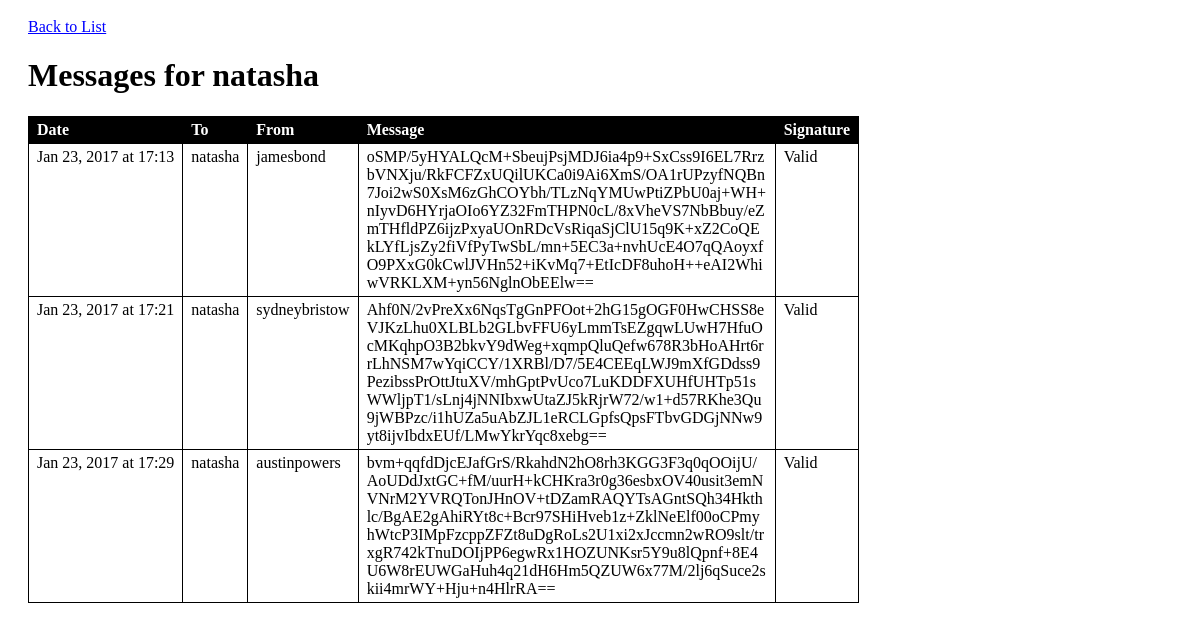
/apex/public/agents/messages.php?id=3, run on the app's committed database.
### tables this page shows
CREATE TABLE `agents` (
  `id` int(11) NOT NULL AUTO_INCREMENT,
  `codename` varchar(255) DEFAULT NULL,
  `public_key` text,
  `private_key` text,
  PRIMARY KEY (`id`)
);

CREATE TABLE `messages` (
  `id` int(11) NOT NULL AUTO_INCREMENT,
  `sender_id` int(11) DEFAULT NULL,
  `recipient_id` int(11) DEFAULT NULL,
  `cipher_text` text,
  `signature` text,
  `created_at` datetime DEFAULT NULL,
  PRIMARY KEY (`id`)
);

### apex/private/functions.php (called while the page is built, shortened)
<?php
  function h($string="") {
    return htmlspecialchars($string);
  }
  function url_for($script_path) {
    return DOC_ROOT . $script_path;
  }
?>

### apex/private/database.php (called while the page is built, shortened)
<?php
  function db_connect() {
    $connection = mysqli_connect(DB_SERVER, DB_USER, DB_PASS, DB_NAME);
    return $connection;
  }
  function db_query($connection, $sql) {
    $result_set = mysqli_query($connection, $sql);
    return $result_set;
  }
  function db_fetch_assoc($result_set) {
    return mysqli_fetch_assoc($result_set);
  }
  function db_escape($connection, $string) {
    return mysqli_real_escape_string($connection, $string);
  }
?>

### apex/private/query_functions.php (called while the page is built, shortened)
<?php
  function find_agent_by_id($id=0) {
    global $db;
    $sql = "SELECT * FROM agents ";
    $sql .= "WHERE id='" . h(db_escape(db_connect(),$id)) . "';";
    $result = db_query($db, $sql);
    return $result;
  }
  function find_messages_for($recipient_id) {
    global $db;
    $sql = "SELECT * FROM messages ";
    $sql .= "WHERE recipient_id = '" . db_escape($db, $recipient_id) . "' ";
    $sql .= "ORDER BY created_at ASC;";
    $result = db_query($db, $sql);
    return $result;
  }
?>

### apex/private/crypto_functions.php (called while the page is built, shortened)
<?php
function verify_signature($data, $signature, $public_key) {
  $raw_signature = base64_decode($signature);
  return openssl_verify($data, $raw_signature, $public_key);
  $modified_data = $data . "extra content";
  return openssl_verify($modified_data, $signature, $public_key);
}
?>

### apex/public/agents/messages.php (the view, shortened to what this page needs)
<?php
  require_once('../../private/initialize.php');
  $id = $_GET['id'];
  $agent_result = find_agent_by_id($id);
  $agent = db_fetch_assoc($agent_result);
  $message_result = find_messages_for($agent['id']);
?>
<!doctype html>
<html lang="en">
  <head>
    <link rel="stylesheet" media="all" href="<?php echo DOC_ROOT . '/includes/styles.css'; ?>" />
  </head>
  <body>
    <a href="<?php echo url_for('/agents/index.php') ?>">Back to List</a>
    <br/>
    <h1>Messages for <?php echo h($agent['codename']); ?></h1>
    <table>
      <tr>
        <th>Date</th>
        <th>To</th>
        <th>From</th>
        <th>Message</th>
        <th>Signature</th>
      </tr>
      <?php while($message = db_fetch_assoc($message_result)) { ?>
        <?php
          $created_at = strtotime($message['created_at']);
          $send_agent_result = find_agent_by_id($message['sender_id']);
          $send_agent = db_fetch_assoc($send_agent_result);
          $sender['codename'] = $send_agent['codename'];
          if($current_user['id'] == $agent['id'])
          {
            $message_text = pkey_decrypt($message['cipher_text'],$agent['private_key']);
          }else if($current_user['id'] != $agent['id']){
            $message_text = $message['cipher_text'];
          }
          $result = verify_signature($message['cipher_text'],
                                     $message['signature'],$send_agent['public_key']);
          $validity_text = $result === 1 ? 'Valid' : 'Not valid';
        ?>
        <tr>
          <td><?php echo h(strftime('%b %d, %Y at %H:%M', $created_at)); ?></td>
          <td><?php echo h($agent['codename']); ?></td>
          <td><?php echo h($sender['codename']); ?></td>
          <td class="message"><?php echo h($message_text); ?></td>
          <td class="message"><?php echo h($validity_text); ?></td>
        </tr>
      <?php } ?>
    </table>
  </body>
</html>

### apex/public/includes/styles.css (style rules this page uses)
body { padding: 10px 20px; }
a, a:visited { color: blue; }
table { border-collapse: collapse; min-width: 600px; }
table tr th { border: 1px solid black; color: white; background: black; text-align: left; padding: 0.25em 0.5em; }
table tr td { border: 1px solid black; vertical-align: top; padding: 0.25em 0.5em; }
td.message { max-width: 400px; word-wrap: break-word; }

### data on the page
agents: codename "natasha"
messages: created_at "Jan 23, 2017 at 17:13", codename "jamesbond", cipher_text "oSMP/5yHYALQcM+SbeujPsjMDJ6ia4p9+SxCss9I6EL7RrzbVNXju/RkFCFZxUQilUKCa0i9Ai6XmS/OA1rUPzyfNQBn7Joi2wS0XsM6zGhCOYbh/TLzNqYMUwPtiZPbU0aj+WH+nIyvD6HYrjaOIo6YZ32FmTHPN0cL/8xVheVS7NbBbuy/eZmTHfldPZ6ijzPxyaUOnRDcVsRiqaSjClU15q9K+xZ2CoQEkLYfLjsZy2fiVfPyTwSbL/mn+5EC3a+nvhUcE4O7qQAoyxfO9PXxG0kCwlJVHn52+iKvMq7+EtIcDF8uhoH++eAI2WhiwVRKLXM+yn56NglnObEElw==", validity_text "Valid"
messages: created_at "Jan 23, 2017 at 17:21", codename "sydneybristow", cipher_text "Ahf0N/2vPreXx6NqsTgGnPFOot+2hG15gOGF0HwCHSS8eVJKzLhu0XLBLb2GLbvFFU6yLmmTsEZgqwLUwH7HfuOcMKqhpO3B2bkvY9dWeg+xqmpQluQefw678R3bHoAHrt6rrLhNSM7wYqiCCY/1XRBl/D7/5E4CEEqLWJ9mXfGDdss9PezibssPrOttJtuXV/mhGptPvUco7LuKDDFXUHfUHTp51sWWljpT1/sLnj4jNNIbxwUtaZJ5kRjrW72/w1+d57RKhe3Qu9jWBPzc/i1hUZa5uAbZJL1eRCLGpfsQpsFTbvGDGjNNw9yt8ijvIbdxEUf/LMwYkrYqc8xebg==", validity_text "Valid"
messages: created_at "Jan 23, 2017 at 17:29", codename "austinpowers", cipher_text "bvm+qqfdDjcEJafGrS/RkahdN2hO8rh3KGG3F3q0qOOijU/AoUDdJxtGC+fM/uurH+kCHKra3r0g36esbxOV40usit3emNVNrM2YVRQTonJHnOV+tDZamRAQYTsAGntSQh34Hkthlc/BgAE2gAhiRYt8c+Bcr97SHiHveb1z+ZklNeElf00oCPmyhWtcP3IMpFzcppZFZt8uDgRoLs2U1xi2xJccmn2wRO9slt/trxgR742kTnuDOIjPP6egwRx1HOZUNKsr5Y9u8lQpnf+8E4U6W8rEUWGaHuh4q21dH6Hm5QZUW6x77M/2lj6qSuce2skii4mrWY+Hju+n4HlrRA==", validity_text "Valid"
